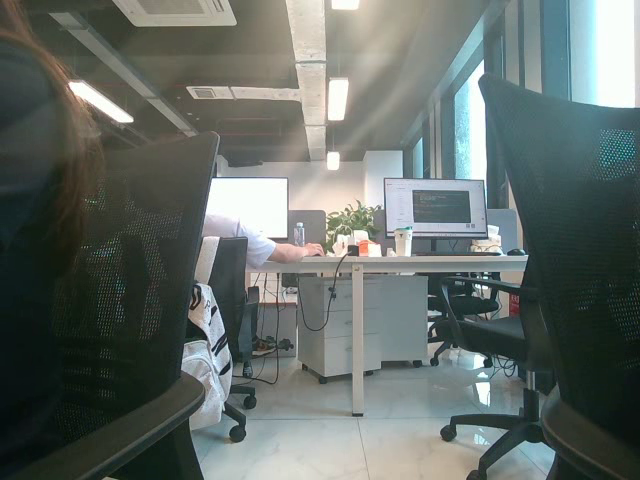
#> input picture frame 46 of data/raw_videos/realsense_20260624_141100_color.mp4, 640 x 480 px, given in place of x-raw, format=(string)BGR ! appsink, which was not available
$ python test_camera_csi.py
#> lines starting #> are read from the running program, lines starting #| are printed output that depends on the picture; after the words box and inside, x2 and y2 are one past the last pixel; in counts of white or black regions, pixels touching at a corner belong together
#!/usr/bin/env python
# encoding: utf-8
import argparse
import time

import cv2 as cv


def parse_args():
    parser = argparse.ArgumentParser(description="Preview one Jetson CSI camera.")
    parser.add_argument("--sensor-id", type=int, default=1, choices=[0, 1])
    parser.add_argument("--width", type=int, default=1280)
    parser.add_argument("--height", type=int, default=720)
    parser.add_argument("--fps", type=int, default=60)
    parser.add_argument(
        "--flip-method",
        type=int,
        default=2,
        help="nvvidconv flip-method. 2 rotates 180 degrees for upside-down cameras.",
    )
    return parser.parse_args()


def build_pipeline(sensor_id, width, height, fps, flip_method):
    return (
        f"nvarguscamerasrc sensor-id={sensor_id} ! "
        f"video/x-raw(memory:NVMM), width={width}, height={height}, "
        f"format=(string)NV12, framerate=(fraction){fps}/1 ! "
        f"nvvidconv flip-method={flip_method} ! "
        f"video/x-raw, width={width}, height={height}, format=(string)BGRx ! "
        "videoconvert ! video/x-raw, format=(string)BGR ! appsink"
    )


def validate_mode(width, height, fps):
    supported_modes = {
        (3280, 2464): 21,
        (3280, 1848): 28,
        (1920, 1080): 30,
        (1640, 1232): 30,
        (1280, 720): 60,
    }
    max_fps = supported_modes.get((width, height))
    if max_fps is None:
        modes = ", ".join(f"{w}x{h}@{mode_fps}" for (w, h), mode_fps in supported_modes.items())
        raise SystemExit(f"Unsupported mode {width}x{height}. Supported modes: {modes}")
    if fps > max_fps:
        raise SystemExit(f"{width}x{height} supports up to {max_fps} FPS, got {fps} FPS")


def main():
    args = parse_args()
    validate_mode(args.width, args.height, args.fps)
    pipeline = build_pipeline(
        sensor_id=args.sensor_id,
        width=args.width,
        height=args.height,
        fps=args.fps,
        flip_method=args.flip_method,
    )
    capture = cv.VideoCapture(pipeline, cv.CAP_GSTREAMER)

    if not capture.isOpened():
        raise SystemExit(f"Failed to open CSI camera with pipeline:\n{pipeline}")

    print("pipeline:", pipeline)
    print("capture get FPS:", capture.get(cv.CAP_PROP_FPS))
    while capture.isOpened():
        start = time.time()
        ret, frame = capture.read()
#> frame is the input picture: shape (480, 640, 3); mean B, G, R 104.4, 108.5, 100
        if not ret:
            break

        end = time.time()
        fps = 1 / max(end - start, 1e-6)
        text = "FPS : " + str(int(fps))
        cv.putText(frame, text, (20, 30), cv.FONT_HERSHEY_SIMPLEX, 0.9, (0, 0, 255), 1)
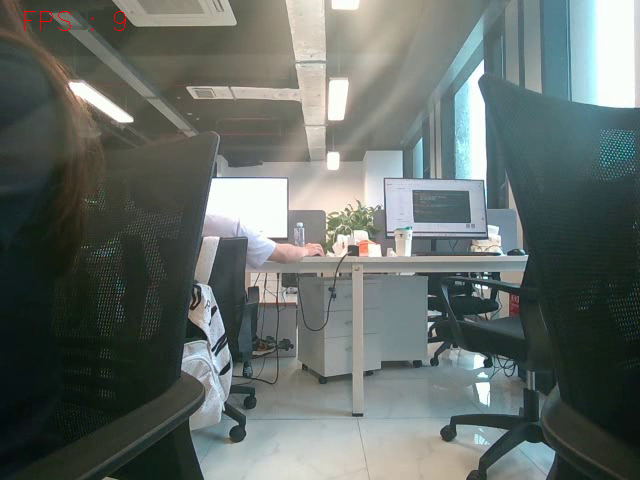
#> frame: shape (480, 640, 3); 0.06% of pixels changed, all inside (x1, y1, x2, y2) = (24, 11, 126, 31)
        cv.imshow(f"camera{args.sensor_id}", frame)
        if cv.waitKey(1) & 0xFF == ord("q"):
#> (key q is pressed here)
            break

    capture.release()
    cv.destroyAllWindows()


if __name__ == "__main__":
    main()

$ run again, starting later in the video
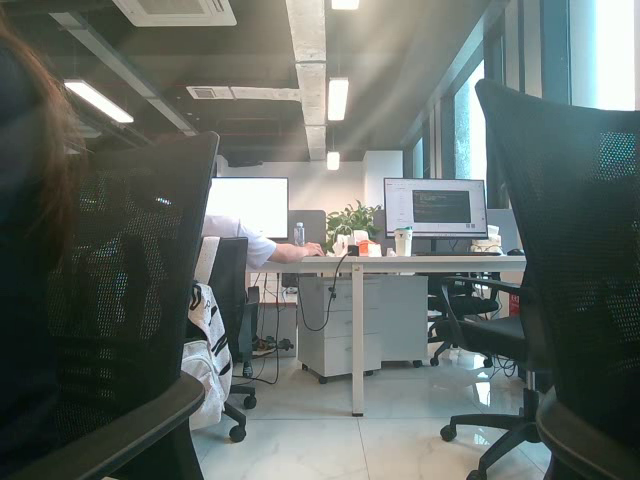
#> input picture frame 209 of data/raw_videos/realsense_20260624_141100_color.mp4, 640 x 480 px, given in place of x-raw, format=(string)BGR ! appsink, which was not available
#> in main, frame is the input picture: shape (480, 640, 3); mean B, G, R 101.7, 106.2, 97.8
#> in main, `cv.putText(frame, text, (20, 30), cv.FONT_HERSHEY_SIMPLEX, 0.9, (0, 0,..`:
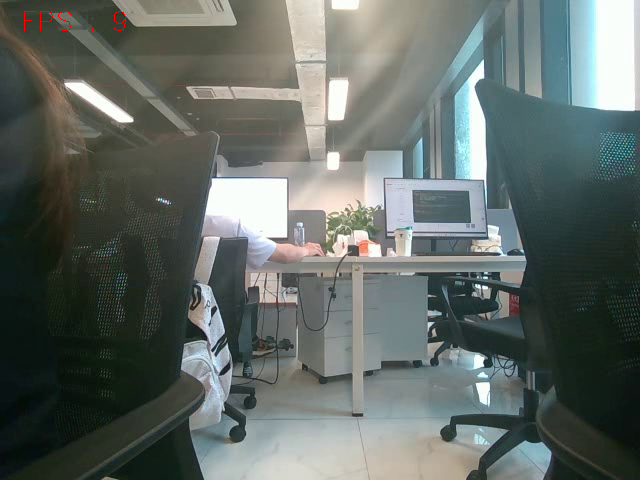
#> frame: shape (480, 640, 3); 0.06% of pixels changed, all inside (x1, y1, x2, y2) = (24, 11, 126, 31)

$ run again, starting later in the video
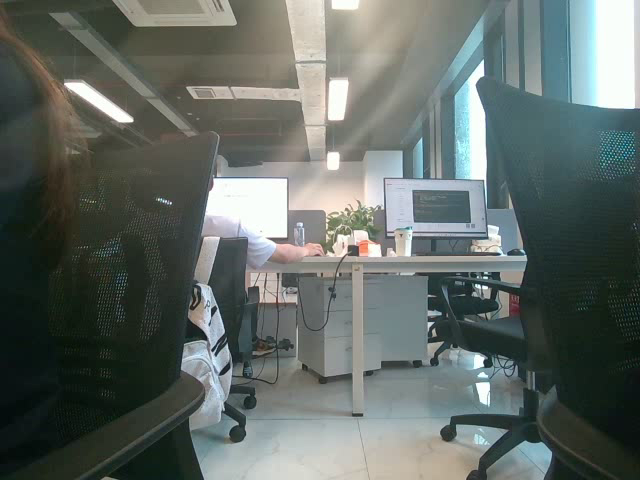
#> input picture frame 372 of data/raw_videos/realsense_20260624_141100_color.mp4, 640 x 480 px, given in place of x-raw, format=(string)BGR ! appsink, which was not available
#> in main, frame is the input picture: shape (480, 640, 3); mean B, G, R 101.8, 106.2, 97.8
#> in main, `cv.putText(frame, text, (20, 30), cv.FONT_HERSHEY_SIMPLEX, 0.9, (0, 0,..`:
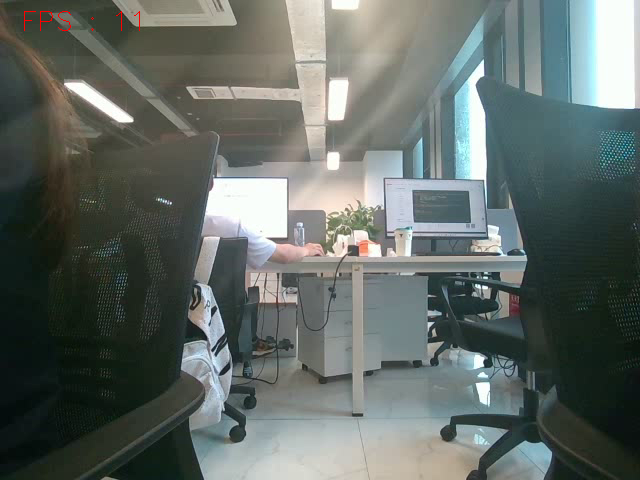
#> frame: shape (480, 640, 3); 0.06% of pixels changed, all inside (x1, y1, x2, y2) = (24, 11, 140, 31)
